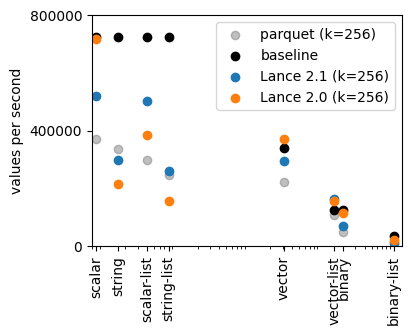

Source code (Python):
import pandas as pd
import matplotlib.pyplot as plt
import matplotlib.ticker

plt.rc("axes", axisbelow=True)

df = pd.read_csv("take_lance.csv")
dfold = pd.read_csv("take_lance_old.csv")
take_sizes = [256]

pqdf = pd.read_csv("take_parquet.csv")

datatypes = [
    "scalar",
    "string",
    "scalar-list",
    "string-list",
    "vector",
    "vector-list",
    "binary",
    "binary-list",
]

datasizes = {
    "scalar": 8,
    "string": 16,
    "scalar-list": 40,
    "string-list": 80,
    "vector": 3 * 1024,
    "vector-list": 15 * 1024,
    "binary": 20 * 1024,
    "binary-list": 100 * 1024,
}

baselinedf = pd.read_csv("take_baseline.csv")

fig, ax = plt.subplots()

fig.set_dpi(150)
fig.set_size_inches(4, 3)

ax.tick_params(axis="x", labelrotation=90)

ticks = sorted(datasizes.items(), key=lambda x: x[1])
labels = [tick[0] for tick in ticks]
xticks = [tick[1] for tick in ticks]

ax.set_ylim([0, 800_000])
ax.set_ylabel("values per second")
ax.set_xlim([7, 128 * 1024])
ax.set_xscale("log")
ax.set_xticks(xticks, labels=labels)

ax.yaxis.set_major_locator(matplotlib.ticker.LinearLocator(3))

pqfiltered = pqdf[(pqdf["take_size"] == 256) & (pqdf["page_size_kb"] == 8)]
xvals = [datasizes[datatype] for datatype in pqfiltered["column"]]

ax.scatter(
    xvals,
    pqfiltered["takes_per_second"],
    label="parquet (k=256)",
    color="gray",
    alpha=0.5,
)

for ts_idx, take_size in enumerate(take_sizes):
    for df, format in [(df, "Lance 2.1"), (dfold, "Lance 2.0")]:
        filtered = df[df["take_size"] == take_size]

        xvals = [datasizes[datatype] for datatype in filtered["column"]]

        if ts_idx == 0 and format == "Lance 2.1":
            num_kis = [1 if x < 1024 else x / 1024 for x in xvals]
            baseline = [
                baselinedf[baselinedf["page_size_kb"] == num_ki]["iops"].max()
                for num_ki in num_kis
            ]
            ax.scatter(
                xvals,
                baseline,
                label="baseline",
                color="black",
                zorder=1,
            )

        ax.scatter(
            xvals,
            filtered["takes_per_second"],
            label=f"{format} (k={take_size})",
            zorder=2,
        )

ax.legend()

plt.savefig("take_lance.png", bbox_inches="tight")
plt.close()
